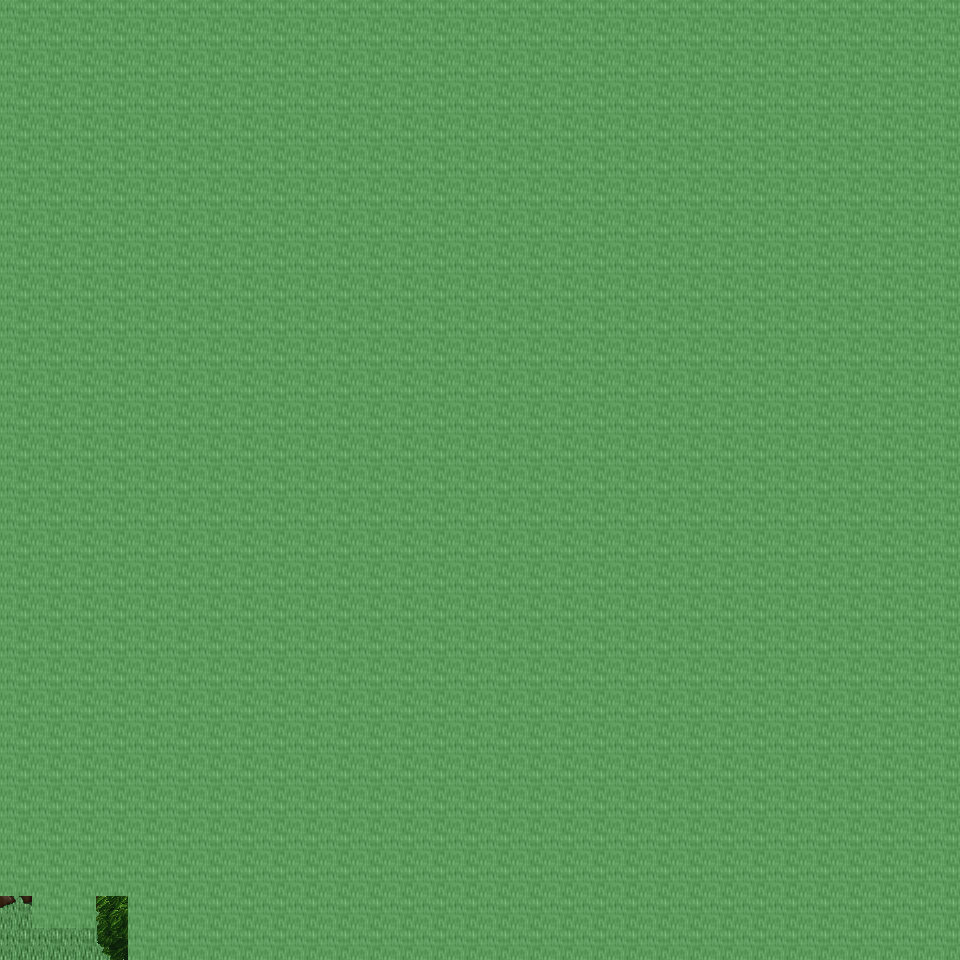

A level layout from a 2D game, rendered from its tile map. Below: a short description, then the map file with tile-grid data replaced by summaries:
An orthogonal 30x30 tile map with 32x32 px tiles, 6 tile layers (Ground, Object, Object2, Above, ...), 34 tilesets and 2 objects (2x mapExit).

<map version="1.0" orientation="orthogonal" renderorder="right-down" width="30" height="30" tilewidth="32" tileheight="32" nextobjectid="3">
  <tileset firstgid="1" name="tileset_ground_ground" tilewidth="32" tileheight="32" tilecount="33" columns="3">
    <image source="../drawable/tileset_ground_ground.png" width="96" height="352" />
  </tileset>
  <tileset firstgid="34" name="tileset_ground_grass_edges" tilewidth="32" tileheight="32" tilecount="36" columns="12">
    <image source="../drawable/tileset_ground_grass_edges.png" width="384" height="96" />
  </tileset>
  <tileset firstgid="70" name="tileset_ground_earth_edges" tilewidth="32" tileheight="32" tilecount="18" columns="6">
    <image source="../drawable/tileset_ground_earth_edges.png" width="192" height="96" />
  </tileset>
  <tileset firstgid="88" name="tileset_ground_grass_corners" tilewidth="32" tileheight="32" tilecount="24" columns="6">
    <image source="../drawable/tileset_ground_grass_corners.png" width="192" height="128" />
  </tileset>
  <tileset firstgid="112" name="tileset_plant_grasses" tilewidth="32" tileheight="32" tilecount="6" columns="3">
    <image source="../drawable/tileset_plant_grasses.png" width="96" height="64" />
  </tileset>
  <tileset firstgid="118" name="tileset_plant_flower_daisy_blue" tilewidth="32" tileheight="32" tilecount="8" columns="2">
    <image source="../drawable/tileset_plant_flower_daisy_blue.png" width="64" height="128" />
  </tileset>
  <tileset firstgid="126" name="tileset_plant_flower_daisy_yellow" tilewidth="32" tileheight="32" tilecount="8" columns="2">
    <image source="../drawable/tileset_plant_flower_daisy_yellow.png" width="64" height="128" />
  </tileset>
  <tileset firstgid="134" name="tileset_plant_bush_bushes" tilewidth="32" tileheight="32" tilecount="10" columns="5">
    <image source="../drawable/tileset_plant_bush_bushes.png" width="160" height="64" />
  </tileset>
  <tileset firstgid="144" name="tileset_plant_flower_daisy_red" tilewidth="32" tileheight="32" tilecount="8" columns="2">
    <image source="../drawable/tileset_plant_flower_daisy_red.png" width="64" height="128" />
  </tileset>
  <tileset firstgid="152" name="tileset_plant_flower_daisy_white" tilewidth="32" tileheight="32" tilecount="8" columns="2">
    <image source="../drawable/tileset_plant_flower_daisy_white.png" width="64" height="128" />
  </tileset>
  <tileset firstgid="160" name="tileset_logic_collision" tilewidth="32" tileheight="32" tilecount="1" columns="1">
    <image source="../drawable/tileset_logic_collision.png" width="32" height="32" />
  </tileset>
  <tileset firstgid="161" name="tileset_plant_stump_stump_brown" tilewidth="32" tileheight="32" tilecount="4" columns="2">
    <image source="../drawable/tileset_plant_stump_stump_brown.png" width="64" height="64" />
  </tileset>
  <tileset firstgid="165" name="tileset_plant_tree_tree_green" tilewidth="32" tileheight="32" tilecount="88" columns="8">
    <image source="../drawable/tileset_plant_tree_tree_green.png" width="256" height="352" />
  </tileset>
  <tileset firstgid="253" name="tileset_logic_item_resources" tilewidth="32" tileheight="32" tilecount="6" columns="6">
    <image source="../drawable/tileset_logic_item_resources.png" width="192" height="32" />
  </tileset>
  <tileset firstgid="259" name="tileset_logic_item_mushroom" tilewidth="32" tileheight="32" tilecount="6" columns="6">
    <image source="../drawable/tileset_logic_item_mushroom.png" width="192" height="32" />
  </tileset>
  <tileset firstgid="265" name="tileset_object_tent" tilewidth="32" tileheight="32" tilecount="9" columns="3">
    <image source="../drawable/tileset_object_tent.png" width="96" height="96" />
  </tileset>
  <tileset firstgid="274" name="tileset_logic_creature_albino_elf" tilewidth="32" tileheight="32" tilecount="5" columns="5">
    <image source="../drawable/tileset_logic_creature_albino_elf.png" width="160" height="32" />
  </tileset>
  <tileset firstgid="279" name="tileset_ground_ladder_vertical_dark" tilewidth="32" tileheight="32" tilecount="3" columns="3">
    <image source="../drawable/tileset_ground_ladder_vertical_dark.png" width="96" height="32" />
  </tileset>
  <tileset firstgid="282" name="tileset_ground_ladder_horizontal_dark" tilewidth="32" tileheight="32" tilecount="3" columns="1">
    <image source="../drawable/tileset_ground_ladder_horizontal_dark.png" width="32" height="96" />
  </tileset>
  <tileset firstgid="285" name="tileset_furniture_light_flames" tilewidth="32" tileheight="32" tilecount="6" columns="6">
    <image source="../drawable/tileset_furniture_light_flames.png" width="192" height="32" />
  </tileset>
  <tileset firstgid="291" name="tileset_furniture_table_tree_stump_table" tilewidth="32" tileheight="32" tilecount="4" columns="2">
    <image source="../drawable/tileset_furniture_table_tree_stump_table.png" width="64" height="64" />
  </tileset>
  <tileset firstgid="295" name="tileset_furniture_chair_stool" tilewidth="32" tileheight="32" tilecount="1" columns="1">
    <image source="../drawable/tileset_furniture_chair_stool.png" width="32" height="32" />
  </tileset>
  <tileset firstgid="296" name="tileset_logic_creature_ent" tilewidth="32" tileheight="32" tilecount="4" columns="4">
    <image source="../drawable/tileset_logic_creature_ent.png" width="128" height="32" />
  </tileset>
  <tileset firstgid="300" name="tileset_logic_creature_animal" tilewidth="32" tileheight="32" tilecount="32" columns="8">
    <image source="../drawable/tileset_logic_creature_animal.png" width="256" height="128" />
  </tileset>
  <tileset firstgid="332" name="tileset_logic_portal" tilewidth="32" tileheight="32" tilecount="24" columns="8">
    <image source="../drawable/tileset_logic_portal.png" width="256" height="96" />
  </tileset>
  <tileset firstgid="356" name="tileset_logic_item_herb" tilewidth="32" tileheight="32" tilecount="5" columns="5">
    <image source="../drawable/tileset_logic_item_herb.png" width="160" height="32" />
  </tileset>
  <tileset firstgid="361" name="tileset_ground_pothole" tilewidth="32" tileheight="32" tilecount="4" columns="4">
    <image source="../drawable/tileset_ground_pothole.png" width="128" height="32" />
  </tileset>
  <tileset firstgid="365" name="tileset_logic_creature_elemental" tilewidth="32" tileheight="32" tilecount="16" columns="8">
    <image source="../drawable/tileset_logic_creature_elemental.png" width="256" height="64" />
  </tileset>
  <tileset firstgid="381" name="tileset_plant_bush_bush_pinks" tilewidth="32" tileheight="32" tilecount="4" columns="2">
    <image source="../drawable/tileset_plant_bush_bush_pinks.png" width="64" height="64" />
  </tileset>
  <tileset firstgid="385" name="tileset_light_door_light" tilewidth="32" tileheight="32" tilecount="12" columns="3">
    <image source="../drawable/tileset_light_door_light.png" width="96" height="128" />
  </tileset>
  <tileset firstgid="397" name="tileset_light_dim_light_7x5" tilewidth="32" tileheight="32" tilecount="35" columns="7">
    <image source="../drawable/tileset_light_dim_light_7x5.png" width="224" height="160" />
  </tileset>
  <tileset firstgid="432" name="tileset_light_light_5x5" tilewidth="32" tileheight="32" tilecount="25" columns="5">
    <image source="../drawable/tileset_light_light_5x5.png" width="160" height="160" />
  </tileset>
  <tileset firstgid="457" name="tileset_furniture_light_roots_lamp" tilewidth="32" tileheight="32" tilecount="6" columns="2">
    <image source="../drawable/tileset_furniture_light_roots_lamp.png" width="64" height="96" />
  </tileset>
  <tileset firstgid="463" name="tileset_building_huts" tilewidth="32" tileheight="32" tilecount="338" columns="26">
    <image source="../drawable/tileset_building_huts.png" width="832" height="416" />
  </tileset>
  <layer name="Ground" width="30" height="30">
    <data>[900 cells, 900 non-empty, 1 distinct tile ids]</data>
  </layer>
  <layer name="Object" width="30" height="30">
    <data>[900 cells, 10 non-empty, 6 distinct tile ids]</data>
  </layer>
  <layer name="Object2" width="30" height="30">
    <data>[900 cells, 0 non-empty, 0 distinct tile ids]</data>
  </layer>
  <layer name="Above" width="30" height="30">
    <data>[900 cells, 891 non-empty, 15 distinct tile ids]</data>
  </layer>
  <layer name="Above2" width="30" height="30">
    <data>[900 cells, 0 non-empty, 0 distinct tile ids]</data>
  </layer>
  <layer name="Walkable" width="30" height="30">
    <data>[900 cells, 894 non-empty, 1 distinct tile ids]</data>
  </layer>
  <objectgroup name="MapEvents">
    <object id="1" name="south" type="mapExit" x="0" y="928" width="128" height="32">
      <properties>
        <property name="map" value="level_0_x122_y130" />
        <property name="x" value="0" />
        <property name="y" value="1" />
      </properties>
    </object>
    <object id="2" name="west" type="mapExit" x="0" y="896" width="32" height="64">
      <properties>
        <property name="map" value="level_0_x121_y129" />
        <property name="x" value="28" />
        <property name="y" value="28" />
      </properties>
    </object>
  </objectgroup>
</map>
